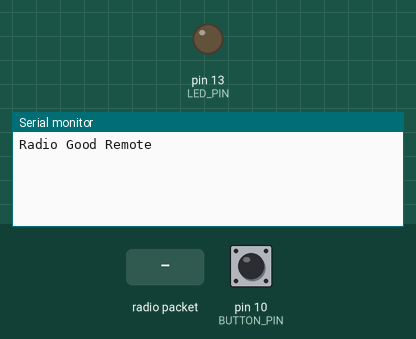
This sketch was run on a simulated Arduino Uno, built with avr-gcc and run on an emulated ATmega328P. Shown: output pins drawn as LEDs (lit = HIGH), the last lines printed to the serial monitor. The test bench sets the inputs (shaded band); at power-on: pin 10 (BUTTON_PIN) LOW. No radio packets arrive unless stated.

Above: at 4.2 s.
4.3 s: pin 10 (BUTTON_PIN) pulled HIGH for 0.15 s
At 5.0 s:
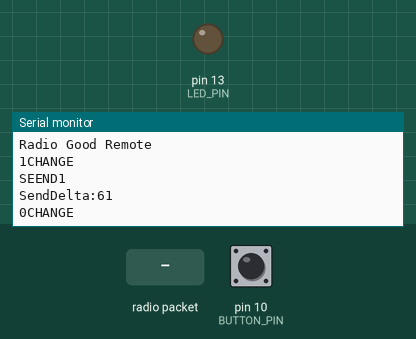
5.9 s: radio packet "1" arrives
At 6.5 s:
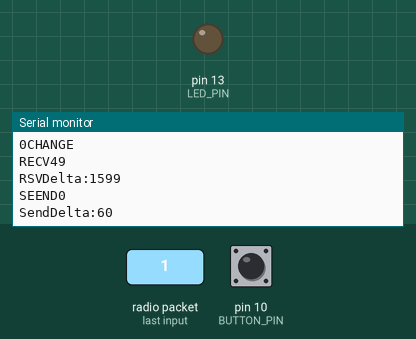
Timing chart, 0 to 8.9 s (numbered marks = the images above; inputs shaded):
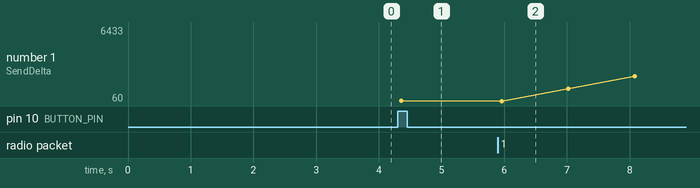

The sketch:

remoteController.ino
```cpp
#include <SPI.h>
#include <RH_RF95.h>

#define LED_PIN 13
#define BUTTON_PIN 10
#define POWER_SAVE_SLEEP 1

RH_RF95 radio(8, 3); // Adafruit Feather M0 with RFM95

uint8_t curr_state = LOW;
uint8_t remote_state = curr_state;

uint32_t start_flight = 0;

void setup()
{
    Serial.begin(9600);
    delay(3000);

    pinMode(LED_PIN, OUTPUT);
    pinMode(BUTTON_PIN, INPUT);

    if (!radio.init())
    {
        Serial.println("init failed");
        while (1)
        {
            digitalWrite(LED_PIN, HIGH);
            delay(10);
            digitalWrite(LED_PIN, LOW);
            delay(200);
            digitalWrite(LED_PIN, HIGH);
            delay(150);
            digitalWrite(LED_PIN, LOW);
            delay(600);
        }
    }

    Serial.println("Radio Good Remote");
    // Defaults after init are 434.0MHz, 13dBm, Bw = 125 kHz, Cr = 4/5, Sf = 128chips/symbol, CRC on

    // The default transmitter power is 13dBm, using PA_BOOST.
    // If you are using RFM95/96/97/98 modules which uses the PA_BOOST transmitter pin, then
    // you can set transmitter powers from 5 to 23 dBm:
    //  driver.setTxPower(23, false);
    // If you are using Modtronix inAir4 or inAir9,or any other module which uses the
    // transmitter RFO pins and not the PA_BOOST pins
    // then you can configure the power transmitter power for -1 to 14 dBm and with useRFO true.
    // Failure to do that will result in extremely low transmit powers.
    //  driver.setTxPower(14, true);
    radio.setTxPower(20, false);
    radio.setFrequency(915.0);
    radio.setModemConfig(RH_RF95::Bw500Cr45Sf128);
}

void loop()
{
    checkButtonState();
    checkForAcknowledgements();
    syncStateWithRemote();
    delay(POWER_SAVE_SLEEP);
}

uint32_t last_flip = 0;
uint32_t wait_flip = 5000;
void checkButtonState()
{
    uint8_t last_state = curr_state;
    curr_state = digitalRead(BUTTON_PIN);

    if (last_state != curr_state)
    {
        Serial.print(curr_state);
        Serial.println("CHANGE");
    }
}

void checkForAcknowledgements()
{
    uint8_t buf[RH_RF95_MAX_MESSAGE_LEN];
    uint8_t len = sizeof(buf);
    if (radio.available())
    {
        // Listen and record what the remote believes the state to be
        radio.recv(buf, &len);
        remote_state = buf[0];
        Serial.print("RECV");
        Serial.println(buf[0]);

        Serial.print("RSVDelta:");
        Serial.println(millis() - start_flight);
        start_flight = 0;
    }
}

uint32_t last_tx = 0;
uint32_t wait_tx = 1000;
void syncStateWithRemote()
{
    if (remote_state != curr_state)
    {
        // If the current state is different than what the remote radio believes, update
        if (last_tx + wait_tx < millis())
        {

            if (start_flight == 0)
            {
                start_flight = millis();
            }
            Serial.print("SEEND");
            Serial.println(curr_state);
            uint8_t data[] = {curr_state};
            radio.send(data, sizeof(data));
            radio.waitPacketSent();
            Serial.print("SendDelta:");
            Serial.println(millis() - start_flight);
            last_tx = millis();
        }
    }
}
```

Measured:
- after the input at 4.3 s, the serial monitor: prints a new line at once (image 1)
- after the input at 5.9 s, the serial monitor: prints a new line at once (image 2)
- plotted number 1: 61 → 6433 after the input at 5.9 s
